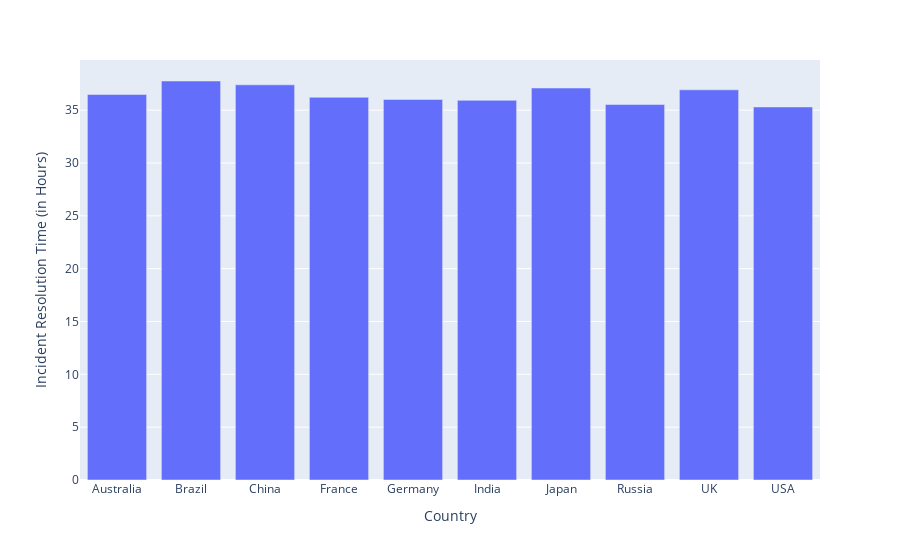

The notebook cell this image was saved under:
### Markdown cell above
### Create a bar chart that shows the average incident resolution time (in hours) for every cyber crimes (group by country)
1. group by the country
2. get the mean of every cyber crime's incident resolution time that occurred in each of country
3. use `.bar` to create a bar chart: pass in the data frame, x-axis (every country name), and y-axis (incident resolution time in hours)

### Code cell
mean_of_each_country_resolution_time = cyber_crimes.groupby("Country")[["Incident Resolution Time (in Hours)"]].agg("mean")
px.bar(mean_of_each_country_resolution_time, x=mean_of_each_country_resolution_time.index, y="Incident Resolution Time (in Hours)")
# px.line(mean_of_each_country_resolution_time, y = "Incident Resolution Time (in Hours)")

### Figure 1 — Plotly figure (JSON) as saved in the notebook; plotly's stock layout.template omitted (floating-point values rounded to 4 significant figures)
{"data": [{"hovertemplate": "Country=%{x}<br>Incident Resolution Time (in Hours)=%{y}<extra></extra>", "legendgroup": "", "marker": {"color": "#636efa", "pattern": {"shape": ""}}, "name": "", "orientation": "v", "showlegend": false, "textposition": "auto", "type": "bar", "x": ["Australia", "Brazil", "China", "France", "Germany", "India", "Japan", "Russia", "UK", "USA"], "xaxis": "x", "y": [36.48, 37.76, 37.4, 36.22, 36.02, 35.93, 37.1, 35.54, 36.93, 35.31], "yaxis": "y"}], "layout": {"barmode": "relative", "legend": {"tracegroupgap": 0}, "margin": {"t": 60}, "xaxis": {"anchor": "y", "domain": [0, 1], "title": {"text": "Country"}}, "yaxis": {"anchor": "x", "domain": [0, 1], "title": {"text": "Incident Resolution Time (in Hours)"}}}}
